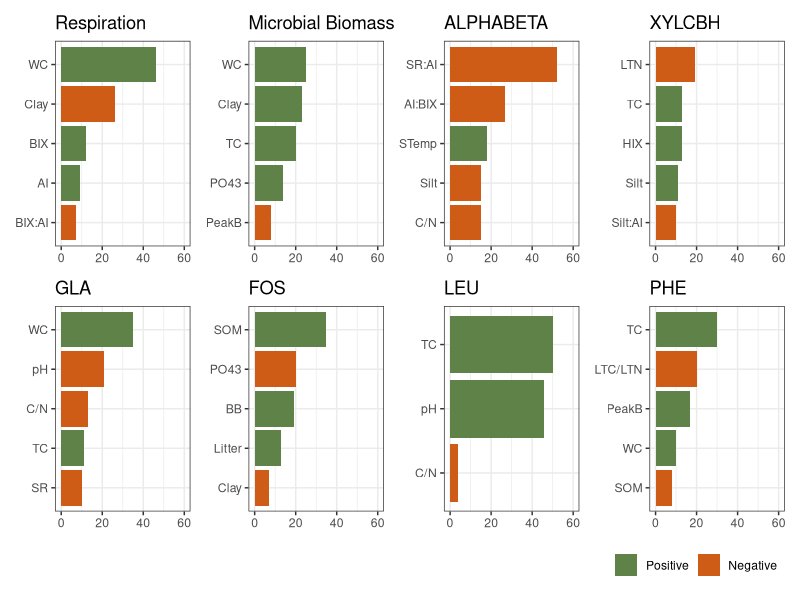

This chart was generated by the following R code: (Note: this script raises an error after producing the figure.)
rm(list = ls())
dev.off()

library(readxl)
library(ggplot2)
library(dplyr)
library(patchwork)
library(stringr)

results <- read_excel("model_results.xlsx")

results$Sign <- ifelse(results$Standardized > 0, "Positive", "Negative")

results$Std_perc <- abs(results$Std_perc)
results <- subset(results, Ranks <= 5)

results <- subset(results, Model != "BB")
results <- subset(results, Model != "FB")
# results <- subset(results, Model != "MB")
# results <- subset(results, Model != "alphabeta")
# results <- subset(results, Model != "xylcbh")
results <- subset(results, Model != "Cenz")

results$Model <- str_replace(results$Model,'MB','Microbial Biomass')

#Reorder rows for ggarrange plots in desired order:
new_order <- c(1:10, 34:38, 29:33, 11:28)
results <- results[new_order, ]


unique_models <- unique(results$Model)
plots <- list()

for (model in unique_models) {
  model_data <- subset(results, Model == model)
  model_data <- arrange(model_data, Std_perc)
  
  plot <- ggplot(model_data, aes(x = reorder(Variables, Std_perc), y = Std_perc, fill = Sign)) +
    geom_bar(stat = "identity") +
    labs(title = paste(model), x = "Variables") +
    coord_flip()+
    theme_bw()+
    theme(legend.position = "none",
          legend.title = element_blank(),
          axis.title.y = element_blank(),
          axis.title.x = element_blank())+
    scale_fill_manual(values = c(Positive = "#5F8249", Negative = "#CE5C17"))+
    ylim(0,60)
  
  plots[[model]] <- plot
}

combined_plots <- wrap_plots(plots, nrow = 2) +
  theme(legend.position = "bottom",
        legend.justification = c("right", "bottom"))+
  guides(fill = guide_legend(reverse = TRUE))

print(combined_plots)

ggsave("Figures/1 GRADIENT/Drivers_models.png", width = 12, height = 6, dpi = 300)




